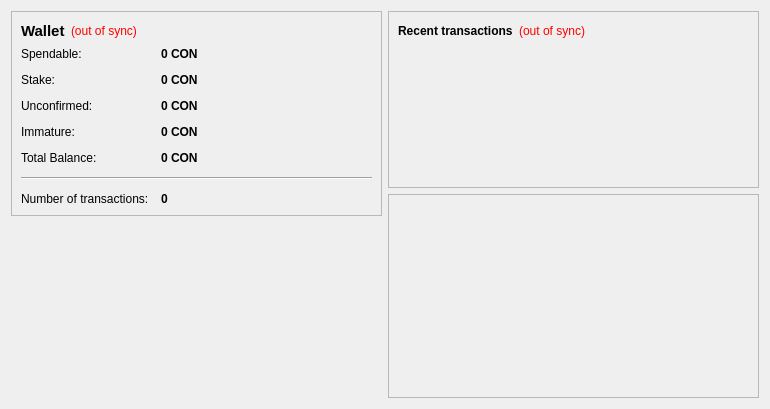
<?xml version="1.0" encoding="UTF-8"?>
<ui version="4.0">
 <class>OverviewPage</class>
 <widget class="QWidget" name="OverviewPage">
  <property name="geometry">
   <rect>
    <x>0</x>
    <y>0</y>
    <width>770</width>
    <height>409</height>
   </rect>
  </property>
  <property name="windowTitle">
   <string>Form</string>
  </property>
  <layout class="QHBoxLayout" name="horizontalLayout" stretch="1,1">
   <item>
    <layout class="QVBoxLayout" name="verticalLayout_2">
     <item>
      <widget class="QFrame" name="frame">
       <property name="frameShape">
        <enum>QFrame::StyledPanel</enum>
       </property>
       <property name="frameShadow">
        <enum>QFrame::Raised</enum>
       </property>
       <layout class="QVBoxLayout" name="verticalLayout_4">
        <item>
         <layout class="QHBoxLayout" name="horizontalLayout_4">
          <item>
           <widget class="QLabel" name="label_5">
            <property name="font">
             <font>
              <pointsize>11</pointsize>
              <weight>75</weight>
              <bold>true</bold>
             </font>
            </property>
            <property name="text">
             <string>Wallet</string>
            </property>
           </widget>
          </item>
          <item>
           <widget class="QLabel" name="labelWalletStatus">
            <property name="toolTip">
             <string>The displayed information may be out of date. Your wallet automatically synchronizes with the PayCon network after a connection is established, but this process has not completed yet.</string>
            </property>
            <property name="styleSheet">
             <string notr="true">QLabel { color: red; }</string>
            </property>
            <property name="text">
             <string notr="true">(out of sync)</string>
            </property>
            <property name="alignment">
             <set>Qt::AlignLeading|Qt::AlignLeft|Qt::AlignVCenter</set>
            </property>
           </widget>
          </item>
          <item>
           <spacer name="horizontalSpacer_2">
            <property name="orientation">
             <enum>Qt::Horizontal</enum>
            </property>
            <property name="sizeHint" stdset="0">
             <size>
              <width>40</width>
              <height>20</height>
             </size>
            </property>
           </spacer>
          </item>
         </layout>
        </item>
        <item>
         <layout class="QFormLayout" name="formLayout_2">
          <property name="fieldGrowthPolicy">
           <enum>QFormLayout::AllNonFixedFieldsGrow</enum>
          </property>
          <property name="horizontalSpacing">
           <number>12</number>
          </property>
          <property name="verticalSpacing">
           <number>12</number>
          </property>
          <item row="0" column="0">
           <widget class="QLabel" name="label">
            <property name="text">
             <string>Spendable:</string>
            </property>
           </widget>
          </item>
          <item row="0" column="1">
           <widget class="QLabel" name="labelBalance">
            <property name="font">
             <font>
              <weight>75</weight>
              <bold>true</bold>
             </font>
            </property>
            <property name="cursor">
             <cursorShape>IBeamCursor</cursorShape>
            </property>
            <property name="toolTip">
             <string>Your current spendable balance</string>
            </property>
            <property name="text">
             <string notr="true">0 CON</string>
            </property>
            <property name="textInteractionFlags">
             <set>Qt::LinksAccessibleByMouse|Qt::TextSelectableByKeyboard|Qt::TextSelectableByMouse</set>
            </property>
           </widget>
          </item>
          <item row="1" column="0">
           <widget class="QLabel" name="label_6">
            <property name="text">
             <string>Stake:</string>
            </property>
           </widget>
          </item>
          <item row="1" column="1">
           <widget class="QLabel" name="labelStake">
            <property name="font">
             <font>
              <weight>75</weight>
              <bold>true</bold>
             </font>
            </property>
            <property name="cursor">
             <cursorShape>IBeamCursor</cursorShape>
            </property>
            <property name="toolTip">
             <string>Total of coins that was staked, and do not yet count toward the current balance</string>
            </property>
            <property name="text">
             <string notr="true">0 CON</string>
            </property>
            <property name="textInteractionFlags">
             <set>Qt::LinksAccessibleByMouse|Qt::TextSelectableByKeyboard|Qt::TextSelectableByMouse</set>
            </property>
           </widget>
          </item>
          <item row="2" column="0">
           <widget class="QLabel" name="label_3">
            <property name="text">
             <string>Unconfirmed:</string>
            </property>
           </widget>
          </item>
          <item row="2" column="1">
           <widget class="QLabel" name="labelUnconfirmed">
            <property name="font">
             <font>
              <weight>75</weight>
              <bold>true</bold>
             </font>
            </property>
            <property name="cursor">
             <cursorShape>IBeamCursor</cursorShape>
            </property>
            <property name="toolTip">
             <string>Total of transactions that have yet to be confirmed, and do not yet count toward the current balance</string>
            </property>
            <property name="text">
             <string notr="true">0 CON</string>
            </property>
            <property name="textInteractionFlags">
             <set>Qt::LinksAccessibleByMouse|Qt::TextSelectableByKeyboard|Qt::TextSelectableByMouse</set>
            </property>
           </widget>
          </item>
          <item row="3" column="0">
           <widget class="QLabel" name="labelImmatureText">
            <property name="text">
             <string>Immature:</string>
            </property>
           </widget>
          </item>
          <item row="3" column="1">
           <widget class="QLabel" name="labelImmature">
            <property name="font">
             <font>
              <weight>75</weight>
              <bold>true</bold>
             </font>
            </property>
            <property name="toolTip">
             <string>Mined balance that has not yet matured</string>
            </property>
            <property name="text">
             <string notr="true">0 CON</string>
            </property>
            <property name="textInteractionFlags">
             <set>Qt::LinksAccessibleByMouse|Qt::TextSelectableByKeyboard|Qt::TextSelectableByMouse</set>
            </property>
           </widget>
          </item>
          <item row="4" column="0">
           <widget class="QLabel" name="labelTotalText">
            <property name="text">
             <string>Total Balance:</string>
            </property>
           </widget>
          </item>
          <item row="4" column="1">
           <widget class="QLabel" name="labelTotal">
            <property name="font">
             <font>
              <weight>75</weight>
              <bold>true</bold>
             </font>
            </property>
            <property name="toolTip">
             <string>Total Stake and Spendable balance</string>
            </property>
            <property name="text">
             <string notr="true">0 CON</string>
            </property>
            <property name="textInteractionFlags">
             <set>Qt::LinksAccessibleByMouse|Qt::TextSelectableByKeyboard|Qt::TextSelectableByMouse</set>
            </property>
           </widget>
          </item>
          <item row="5" column="0" colspan="2">
           <widget class="Line" name="line">
            <property name="orientation">
             <enum>Qt::Horizontal</enum>
            </property>
           </widget>
          </item>
          <item row="6" column="0">
           <widget class="QLabel" name="labelTotalText">
            <property name="text">
             <string>Number of transactions:</string>
            </property>
           </widget>
          </item>
          <item row="6" column="1">
           <widget class="QLabel" name="labelNumTransactions">
            <property name="font">
             <font>
              <weight>75</weight>
              <bold>true</bold>
             </font>
            </property>
            <property name="cursor">
             <cursorShape>IBeamCursor</cursorShape>
            </property>
            <property name="toolTip">
             <string>Total number of transactions in wallet</string>
            </property>
            <property name="text">
             <string notr="true">0</string>
            </property>
            <property name="textInteractionFlags">
             <set>Qt::LinksAccessibleByMouse|Qt::TextSelectableByKeyboard|Qt::TextSelectableByMouse</set>
            </property>
           </widget>
          </item>
         </layout>
        </item>
       </layout>
      </widget>
     </item>
     <item>
      <spacer name="verticalSpacer">
       <property name="orientation">
        <enum>Qt::Vertical</enum>
       </property>
       <property name="sizeHint" stdset="0">
        <size>
         <width>20</width>
         <height>40</height>
        </size>
       </property>
      </spacer>
     </item>
     <item>
      <widget class="QLabel" name="label_2">
       <property name="autoFillBackground">
        <bool>false</bool>
       </property>
       <property name="text">
        <string/>
       </property>
       <property name="pixmap">
        <pixmap resource="../bitcoin.qrc">:/icons/coinbg</pixmap>
       </property>
       <property name="scaledContents">
        <bool>false</bool>
       </property>
       <property name="margin">
        <number>0</number>
       </property>
      </widget>
     </item>
    </layout>
   </item>
   <item>
    <layout class="QVBoxLayout" name="verticalLayout_3">
     <item>
      <widget class="QFrame" name="frame_2">
       <property name="frameShape">
        <enum>QFrame::StyledPanel</enum>
       </property>
       <property name="frameShadow">
        <enum>QFrame::Raised</enum>
       </property>
       <layout class="QVBoxLayout" name="verticalLayout">
        <item>
         <layout class="QHBoxLayout" name="horizontalLayout_2">
          <item>
           <widget class="QLabel" name="label_4">
            <property name="text">
             <string>&lt;b&gt;Recent transactions&lt;/b&gt;</string>
            </property>
           </widget>
          </item>
          <item>
           <widget class="QLabel" name="labelTransactionsStatus">
            <property name="toolTip">
             <string>The displayed information may be out of date. Your wallet automatically synchronizes with the PayCon network after a connection is established, but this process has not completed yet.</string>
            </property>
            <property name="styleSheet">
             <string notr="true">QLabel { color: red; }</string>
            </property>
            <property name="text">
             <string notr="true">(out of sync)</string>
            </property>
            <property name="alignment">
             <set>Qt::AlignRight|Qt::AlignTrailing|Qt::AlignVCenter</set>
            </property>
           </widget>
          </item>
          <item>
           <spacer name="horizontalSpacer">
            <property name="orientation">
             <enum>Qt::Horizontal</enum>
            </property>
            <property name="sizeHint" stdset="0">
             <size>
              <width>40</width>
              <height>20</height>
             </size>
            </property>
           </spacer>
          </item>
         </layout>
        </item>
        <item>
         <widget class="QListView" name="listTransactions">
          <property name="styleSheet">
           <string notr="true">QListView { background: transparent; }</string>
          </property>
          <property name="frameShape">
           <enum>QFrame::NoFrame</enum>
          </property>
          <property name="verticalScrollBarPolicy">
           <enum>Qt::ScrollBarAlwaysOff</enum>
          </property>
          <property name="horizontalScrollBarPolicy">
           <enum>Qt::ScrollBarAlwaysOff</enum>
          </property>
          <property name="selectionMode">
           <enum>QAbstractItemView::NoSelection</enum>
          </property>
         </widget>
        </item>
       </layout>
      </widget>
     </item>
     <item>
        <widget class="QFrame" name="diffplotframe">
         <property name="frameShape">
          <enum>QFrame::StyledPanel</enum>
         </property>
         <property name="frameShadow">
          <enum>QFrame::Raised</enum>
         </property>
         <layout class="QVBoxLayout" name="verticalLayout_3">
          <property name="leftMargin">
           <number>1</number>
          </property>
          <property name="topMargin">
           <number>1</number>
          </property>
          <property name="rightMargin">
           <number>1</number>
          </property>
          <property name="bottomMargin">
           <number>1</number>
          </property>
          <item>
           <layout class="QHBoxLayout" name="horizontalLayout_3">
            <item>
             <widget class="QCustomPlot" name="diffplot" native="true">
              <property name="minimumSize">
               <size>
                <width>0</width>
                <height>200</height>
               </size>
              </property>
             </widget>
            </item>
           </layout>
          </item>
         </layout>
        </widget>
       </item>
       <item>
      <spacer name="verticalSpacer_2">
       <property name="orientation">
        <enum>Qt::Vertical</enum>
       </property>
       <property name="sizeHint" stdset="0">
        <size>
         <width>20</width>
         <height>40</height>
        </size>
       </property>
      </spacer>
     </item>
    </layout>
   </item>
  </layout>
 </widget>
 <customwidgets>
  <customwidget>
   <class>QCustomPlot</class>
   <extends>QWidget</extends>
   <header>qt/qcustomplot.h</header>
   <container>1</container>
  </customwidget>
 </customwidgets>
 <resources>
  <include location="../bitcoin.qrc"/>
 </resources>
 <connections/>
</ui>
